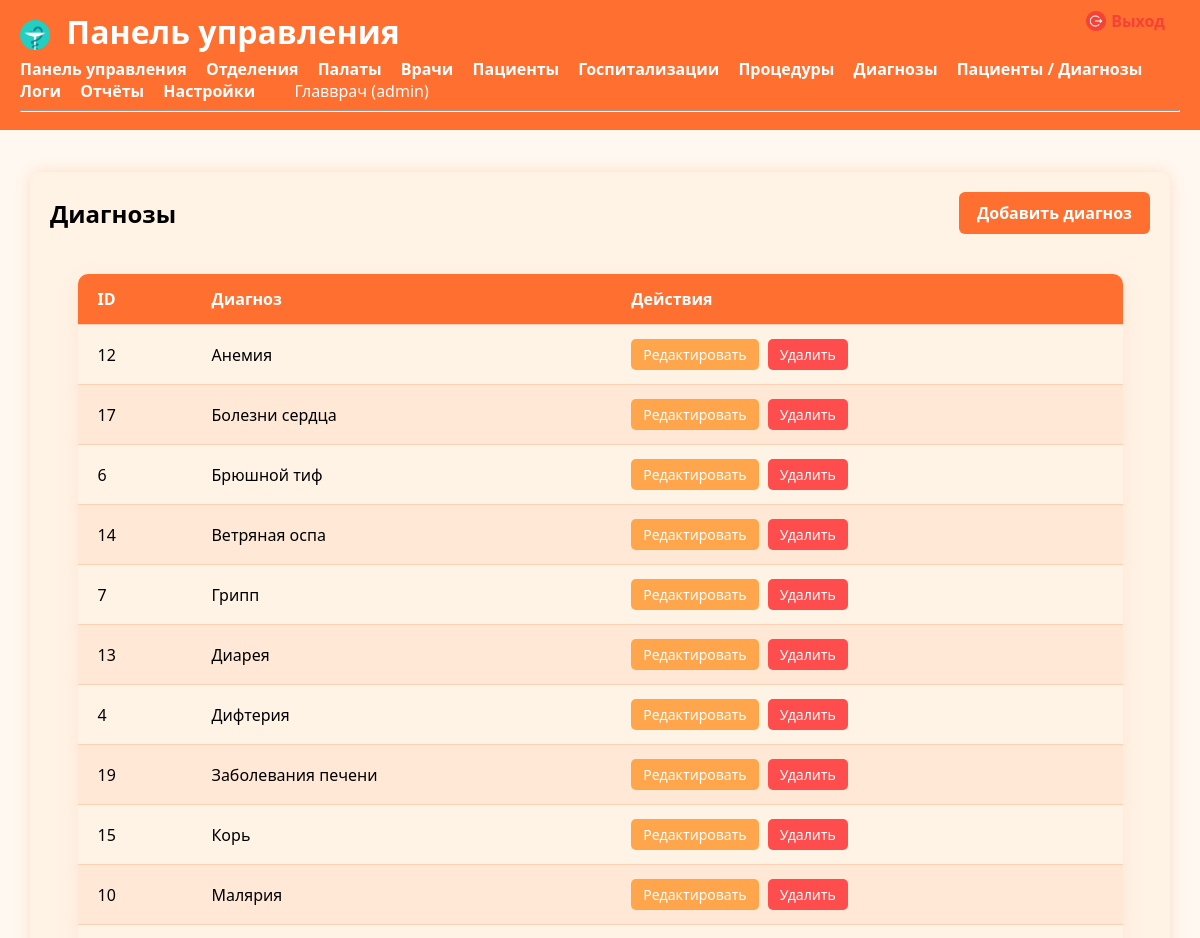
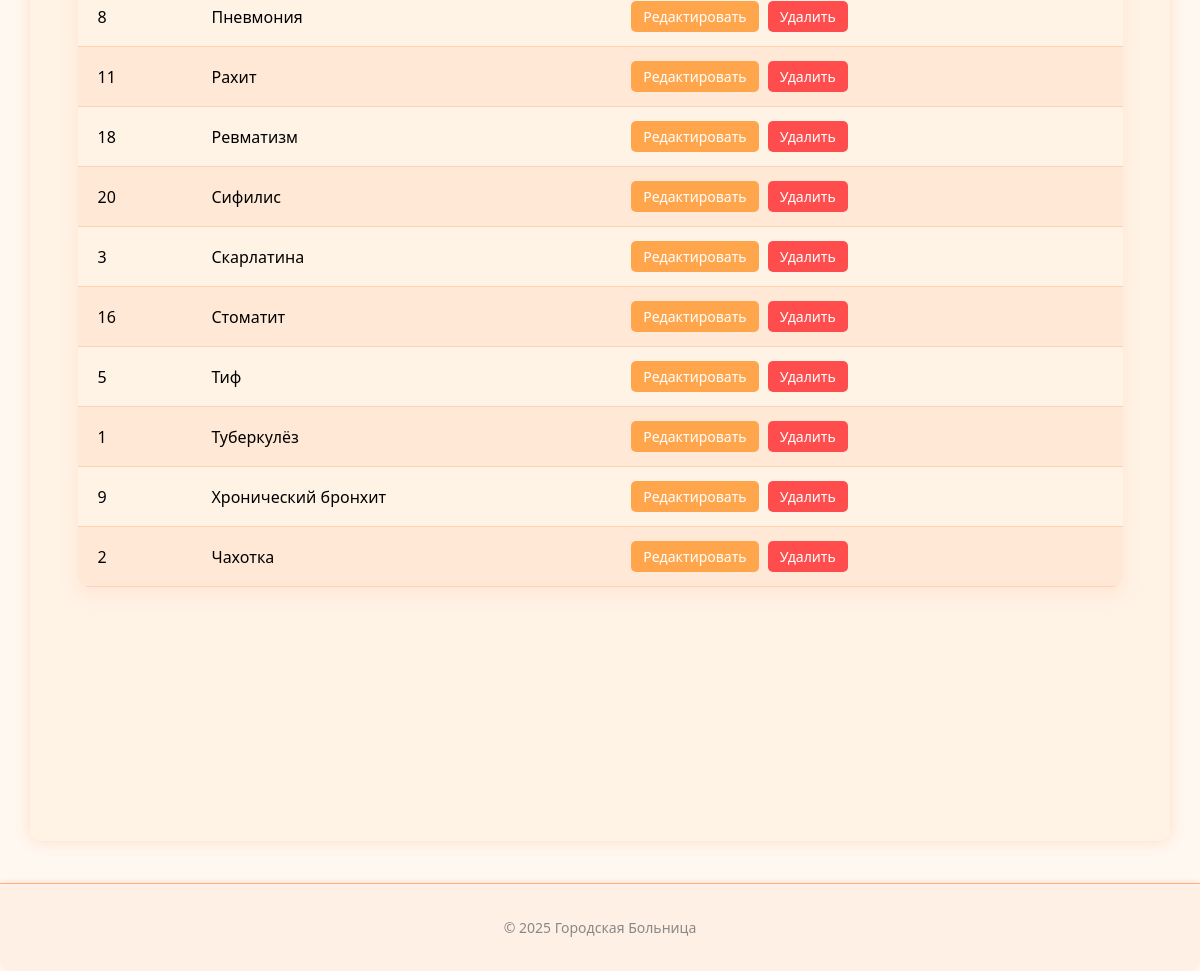
Screenshot of /index.php?controller=diagnosis&action=index (signed in) with the database file from the repository (2 pictures, top to bottom).
### tables this page shows
CREATE TABLE Diagnosis (
    Id INT AUTO_INCREMENT PRIMARY KEY,
    DiagnosisName VARCHAR(255) NOT NULL
);

### hospital-stat/app/controllers/DiagnosisController.php (called while the page is built, shortened)
<?php
require_once __DIR__ . '/../models/Diagnosis.php';
class DiagnosisController
{
    private $model;
    public function __construct()
    {
        $this->model = new Diagnosis();
    }
    public function index()
    {
        $diagnoses = $this->model->getAll();
        include __DIR__ . '/../views/layouts/main.php';
    }
}

### hospital-stat/config/lang.php (called while the page is built, shortened)
<?php
function __($key) {
    return $GLOBALS['lang'][$key] ?? $key;
}

### hospital-stat/app/models/Model.php (called while the page is built, shortened)
<?php
class Model
{
    protected $pdo;
    public function __construct()
    {
        $this->pdo = $GLOBALS['pdo'];
    }
    protected function query($sql, $params = [])
    {
        try {
            $stmt = $this->pdo->prepare($sql);
            $stmt->execute($params);
            return $stmt;
        } catch (\PDOException $e) {
            $message = $e->getMessage();
            if (str_contains($message, '1146')) {
                preg_match('/Table \'[^\']*\.([^\']*)\'/', $message, $matches);
                $table = $matches[1] ?? 'неизвестная';
                $content = ErrorDbTableNotFoundController::getContent($table);
                include __DIR__ . '/../views/layouts/main.php';
                exit;
            }
            if (str_contains($message, '1054')) {
                preg_match("/Unknown column '([^']*)'/", $message, $matches);
                $column = $matches[1] ?? 'неизвестная';
                $content = ErrorDbColumnNotFoundController::getContent($column);
                include __DIR__ . '/../views/layouts/main.php';
                exit;
            }
            throw $e;
        }
    }
    protected function fetchAll($sql, $params = [])
    {
        return $this->query($sql, $params)->fetchAll();
    }
}

### hospital-stat/app/models/Diagnosis.php (called while the page is built, shortened)
<?php
require_once __DIR__ . '/Model.php';
class Diagnosis extends Model
{
    protected $table = 'Diagnosis';
    public function getAll()
    {
        return $this->fetchAll("SELECT * FROM {$this->table} ORDER BY DiagnosisName");
    }
}

### hospital-stat/app/views/diagnosis/index.php (the view)
<div class="section-header">
<h2><?= __('diagnoses') ?></h2>
<a href="index.php?controller=diagnosis&action=createForm" class="add-button"><?= __('add_diagnosis') ?></a>
</div>
<table class="responsive-table">
<thead>
    <tr>
<th><?= __('id') ?></th>
  <th><?= __('diagnosis_name') ?></th>
<th><?= __('actions') ?></th>
</tr>
    </thead>
    <tbody>
<?php foreach($diagnoses as $d): ?>
    <tr>
 <td><?= htmlspecialchars($d['Id']) ?></td>
 <td><?= htmlspecialchars($d['DiagnosisName']) ?></td>
    <td>
 <a href="index.php?controller=diagnosis&action=editForm&id=<?= $d['Id'] ?>" class="edit"><?= __('edit') ?></a>
 <a href="index.php?controller=diagnosis&action=delete&id=<?= $d['Id'] ?>" onclick="return confirm('<?= __('confirm_delete') ?>')" class="delete"><?= __('delete') ?></a>
</td>
 </tr>
 <?php endforeach; ?>
</tbody>
</table>

### hospital-stat/public/css/juice-orange.css (style rules this page uses)
body { font-family: "Segoe UI", Arial, sans-serif; background-color: #fff8f0; margin: 0; }
.section-header { display: flex; justify-content: space-between; align-items: center; margin-bottom: 30px; }
.section-header h2 { margin: 0; }
.section-header .add-button { background-color: #ff6f2f; color: white; padding: 10px 18px; border-radius: 6px; text-decoration: none; font-weight: 600; transition: background-color 0.2s ease; }
.responsive-table { width: 95%; margin: 40px auto; border-collapse: separate; border-spacing: 0; font-size: 16px; font-family: "Segoe UI", Arial, sans-serif; box-shadow: 0 6px 20px rgba(255,111,47,0.1); border-radius: 10px; overflow: hidden; background-color: #fff3e6; }
.responsive-table thead { background-color: #ff6f2f; color: white; }
.responsive-table th, .responsive-table td { padding: 14px 20px; text-align: left; border-bottom: 1px solid #ffd1b3; }
.responsive-table th { font-weight: 600; }
.responsive-table tbody tr { background-color: #fff3e6; transition: background-color 0.2s ease; }
.responsive-table tbody tr:nth-child(even) { background-color: #ffe8d6; }
.responsive-table a { text-decoration: none; font-weight: 500; padding: 6px 12px; border-radius: 5px; font-size: 14px; transition: background-color 0.2s ease; display: inline-block; margin-right: 5px; }
.responsive-table a.edit { background-color: #ffa64d; color: white; }
.responsive-table a.delete { background-color: #ff4d4d; color: white; }

### rows the page displays
diagnosis: Id "12", DiagnosisName "Анемия"
diagnosis: Id "17", DiagnosisName "Болезни сердца"
diagnosis: Id "6", DiagnosisName "Брюшной тиф"
diagnosis: Id "14", DiagnosisName "Ветряная оспа"
diagnosis: Id "7", DiagnosisName "Грипп"
diagnosis: Id "13", DiagnosisName "Диарея"
diagnosis: Id "4", DiagnosisName "Дифтерия"
diagnosis: Id "19", DiagnosisName "Заболевания печени"
diagnosis: Id "15", DiagnosisName "Корь"
diagnosis: Id "10", DiagnosisName "Малярия"
diagnosis: Id "8", DiagnosisName "Пневмония"
diagnosis: Id "11", DiagnosisName "Рахит"
diagnosis: Id "18", DiagnosisName "Ревматизм"
diagnosis: Id "20", DiagnosisName "Сифилис"
diagnosis: Id "3", DiagnosisName "Скарлатина"
diagnosis: Id "16", DiagnosisName "Стоматит"
diagnosis: Id "5", DiagnosisName "Тиф"
diagnosis: Id "1", DiagnosisName "Туберкулёз"
diagnosis: Id "9", DiagnosisName "Хронический бронхит"
diagnosis: Id "2", DiagnosisName "Чахотка"

### other values shown
__('dashboard') "Панель управления"
$label "Отделения"
$label "Палаты"
$label "Врачи"
$label "Пациенты"
$label "Госпитализации"
$label "Процедуры"
$label "Диагнозы"
$label "Пациенты / Диагнозы"
$label "Логи"
$label "Отчёты"
$label "Настройки"
$_SESSION['user']['Username'] "Главврач"
$_SESSION['user']['Role'] "admin"
__('logout') "Выход"
